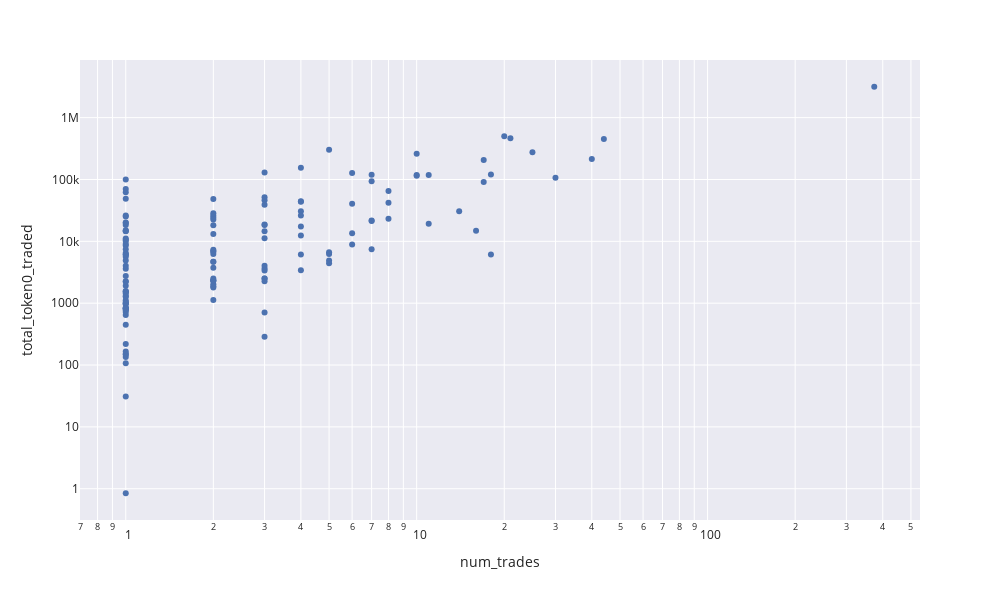

The notebook cell saved with this chart:
### Code cell
px.scatter(summary_df, x='num_trades',y='total_token0_traded', height=600, width=1000, log_x=True, log_y=True)

### Figure 1 — Plotly figure (JSON) as saved in the notebook; plotly's stock layout.template omitted (floating-point values rounded to 4 significant figures; data arrays with more than 128 entries replaced by an {"elided": "..."} marker saying what was removed)
{"data": [{"hovertemplate": "num_trades=%{x}<br>total_token0_traded=%{y}<extra></extra>", "legendgroup": "", "marker": {"color": "rgb(76,114,176)", "symbol": "circle"}, "mode": "markers", "name": "", "orientation": "v", "showlegend": false, "type": "scatter", "x": {"elided": "139 int values"}, "xaxis": "x", "y": {"elided": "139 float values"}, "yaxis": "y"}], "layout": {"height": 600, "legend": {"tracegroupgap": 0}, "margin": {"t": 60}, "width": 1000, "xaxis": {"anchor": "y", "domain": [0, 1], "title": {"text": "num_trades"}, "type": "log"}, "yaxis": {"anchor": "x", "domain": [0, 1], "title": {"text": "total_token0_traded"}, "type": "log"}}}
